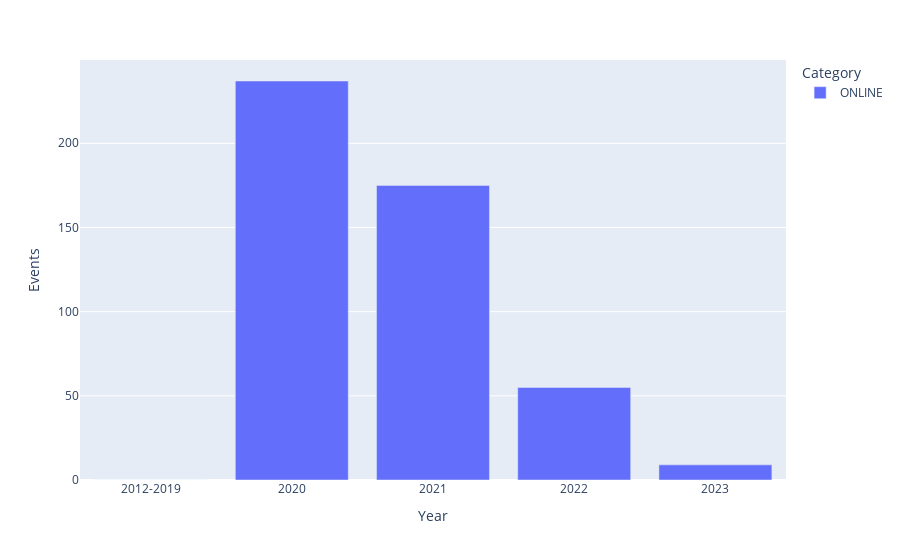

The notebook cell saved with this chart:
### Markdown cell above
## Visualizamos el Porcentaje de eventos que han sido online:

### Code cell
# Porcentaje de eventos que han sido online:

eventos_tot = [346,358,321,101]
online_percent = online_df.copy()


percent_2020_int = cat_df[(cat_df["Year"] == 2020) & (cat_df["Category"] == "ONLINE")]["Value"].iloc[0]/eventos_tot[0]*100
percent_2020_str = ("%.2f" % percent_2020_int)+"%"
percent_2021_int = cat_df[(cat_df["Year"] == 2021) & (cat_df["Category"] == "ONLINE")]["Value"].iloc[0]/eventos_tot[1]*100
percent_2021_str = ("%.2f" % percent_2021_int)+"%"
percent_2022_int = cat_df[(cat_df["Year"] == 2022) & (cat_df["Category"] == "ONLINE")]["Value"].iloc[0]/eventos_tot[2]*100
percent_2022_str = ("%.2f" % percent_2022_int)+"%"
percent_2023_int = cat_df[(cat_df["Year"] == 2023) & (cat_df["Category"] == "ONLINE")]["Value"].iloc[0]/eventos_tot[3]*100
percent_2023_str = ("%.2f" % percent_2023_int)+"%"
#percent_2020 = (cat_df[cat_df["Year"] == 2020 & cat_df["Category"] == "ONLINE"]["Value"]/eventos_tot)*100
list_percent= ["0%",percent_2020_str,percent_2021_str,percent_2022_str,percent_2023_str]
list_percent
online_percent["Percentage"]=list_percent

fig = px.bar(online_percent, x='Year', y='Value',color="Category",hover_data=["Percentage"])
fig.update_xaxes(type="category")
fig.update_layout(yaxis_title ="Events")
fig.show()

#fig.write_html("../img/percentageonline.html")
online_percent

### Figure 1 — Plotly figure (JSON) as saved in the notebook; plotly's stock layout.template omitted (floating-point values rounded to 4 significant figures)
{"data": [{"alignmentgroup": "True", "customdata": [["0%"], ["68.50%"], ["48.88%"], ["17.13%"], ["8.91%"]], "hovertemplate": "Category=ONLINE<br>Year=%{x}<br>Value=%{y}<br>Percentage=%{customdata[0]}<extra></extra>", "legendgroup": "ONLINE", "marker": {"color": "#636efa", "pattern": {"shape": ""}}, "name": "ONLINE", "offsetgroup": "ONLINE", "orientation": "v", "showlegend": true, "textposition": "auto", "type": "bar", "x": ["2012-2019", 2020, 2021, 2022, 2023], "xaxis": "x", "y": [0, 237, 175, 55, 9], "yaxis": "y"}], "layout": {"barmode": "relative", "legend": {"title": {"text": "Category"}, "tracegroupgap": 0}, "margin": {"t": 60}, "xaxis": {"anchor": "y", "domain": [0, 1], "title": {"text": "Year"}, "type": "category"}, "yaxis": {"anchor": "x", "domain": [0, 1], "title": {"text": "Events"}}}}
